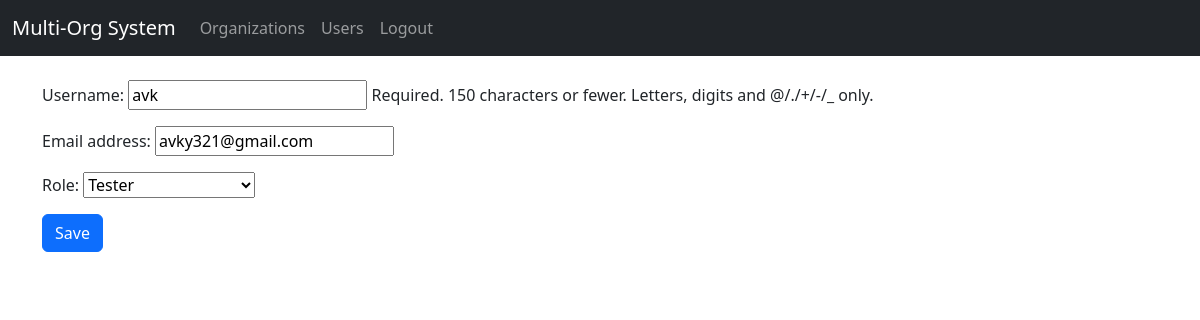
The page /users/2/update/ (signed in) on the database its author committed.
### organization/models.py (models this page shows, shortened)
class CustomUser(AbstractUser):
    organization = models.ForeignKey(
        Organization, on_delete=models.CASCADE, related_name='users', null=False
    )
    role = models.ForeignKey(Role, on_delete=models.SET_NULL, null=True, blank=True)
    objects = CustomUserManager()

### organization/views.py (the view)
# urls.py: path('users/<int:pk>/update/', views.user_update, name='user_update'),
@login_required
def user_update(request, pk):
    user = get_object_or_404(CustomUser, pk=pk, organization=request.user.organization)
    if request.method == 'POST':
        form = CustomUserForm(request.POST, instance=user)
        if form.is_valid():
            form.save()
            return redirect('user_list')
    else:
        form = CustomUserForm(instance=user)
    return render(request, 'organization/user_form.html', {'form': form})

### organization/forms.py
class CustomUserForm(forms.ModelForm):
    class Meta:
        model = CustomUser
        fields = ['username', 'email', 'role']

### organization/models.py (called while the page is built)
    def __str__(self):
        return self.name

### organization/templates/organization/user_form.html (shortened to what this page needs)
{% extends "organization/base.html" %} {% block content %}
<form method="post">
  {% csrf_token %} {{ form.as_p }}
  <button type="submit" class="btn btn-primary">Save</button>
</form>
{% endblock %}

### rows shown on the page
CustomUser: username "avk", email "avky321@gmail.com", role "Tester"
